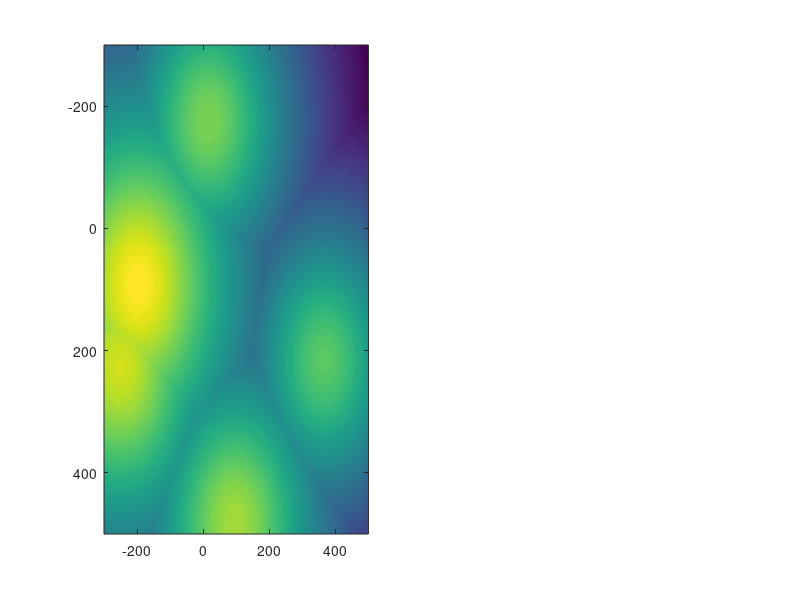

MATLAB code for this plot: (Note: this script raises an error after producing the figure.)
clc
clear all
close all

% Constants
c = 3e8;  % Speed of light in m/s
altitude = 150;  % UAV altitude in meters

% Define grid dimensions in meters
x_range = [-300, 500];  % X-axis range in meters
y_range = [-300, 500];  % Y-axis range in meters

% Define grid
grid_points = 500;
x = linspace(x_range(1), x_range(2), grid_points);
y = linspace(y_range(1), y_range(2), grid_points);
[X, Y] = meshgrid(x, y);

% User input for number of UAVs
num_uavs = input('Enter the number of UAVs: ');
while num_uavs < 1
    num_uavs = input('Please enter a positive number of UAVs: ');
end

% Assign frequencies linearly from 2 GHz to 3 GHz
freq_start = 2e9; % 2 GHz
freq_end = 3e9;   % 3 GHz
uav_frequencies = linspace(freq_start, freq_end, num_uavs); % Unique frequencies

% Generate random positions for UAVs within the specified range
uav_positions = [ 
    x_range(1) + (x_range(2) - x_range(1)) * rand(1, num_uavs); 
    y_range(1) + (y_range(2) - y_range(1)) * rand(1, num_uavs);
    altitude * ones(1, num_uavs); % Fixed altitude
    20 * ones(1, num_uavs)        % Transmit power (20 dBm)
];

% Initialize signal strength matrix (in dBm) for each UAV
signal_strength = zeros(grid_points, grid_points, num_uavs);

% Calculate FSPL and signal strength for each UAV
for k = 1:num_uavs
    % UAV position and properties
    uav_x = uav_positions(1, k);
    uav_y = uav_positions(2, k);
    uav_z = uav_positions(3, k);
    Pt = uav_positions(4, k); % Transmit power in dBm
    freq = uav_frequencies(k); % Unique frequency

    % Distance from UAV to each grid point (3D Euclidean distance)
    d = sqrt((X - uav_x).^2 + (Y - uav_y).^2 + uav_z.^2);

    % Free Space Path Loss (FSPL) in dB
    FSPL = 20 * log10(d) + 20 * log10(freq) + 20 * log10(4 * pi / c);

    % Received power in dBm
    signal_strength(:,:,k) = Pt - FSPL;
end

% Determine which UAV has the highest signal strength at each grid point
[strongest_signal, strongest_uav] = max(signal_strength, [], 3);

% Normalize the strongest signal strength (0 to 1)
normalized_signal = (strongest_signal - min(strongest_signal(:))) / ...
                   (max(strongest_signal(:)) - min(strongest_signal(:)));

% === Plot normalized combined heat map and dominant UAV map next to each other ===
figure('Position', [100, 100, 1200, 500]);

% --- Subplot 1: Normalized Strongest Signal Strength ---
subplot(1,2,1); % 1 row, 2 columns, 1st plot
imagesc(x_range, y_range, normalized_signal);
colormap('parula');
colorbar;
title('Normalized Strongest Signal Strength');
xlabel('X (m)');
ylabel('Y (m)');
axis xy equal tight;
caxis([0, 1]); % Normalized scale
hold on;
scatter(uav_positions(1,:), uav_positions(2,:), 36, 'ko', 'filled', 'MarkerEdgeColor', 'k', 'MarkerFaceColor', 'w');
for k = 1:num_uavs
    text(uav_positions(1,k) + 10, uav_positions(2,k), ['UAV ', num2str(k)], 'Color', 'white');
end
hold off;

% --- Subplot 2: Dominant UAV per Grid Point ---
subplot(1,2,2); % 1 row, 2 columns, 2nd plot
imagesc(x_range, y_range, strongest_uav);
colormap('parula');
colorbar('Ticks', 1:num_uavs, 'TickLabels', arrayfun(@(x) ['UAV ', num2str(x)], 1:num_uavs, 'UniformOutput', false));
title('Dominant UAV per Grid Point');
xlabel('X (m)');
ylabel('Y (m)');
axis xy equal tight;
hold on;
scatter(uav_positions(1,:), uav_positions(2,:), 36, 'ko', 'filled', 'MarkerEdgeColor', 'k', 'MarkerFaceColor', 'w');
hold off;
